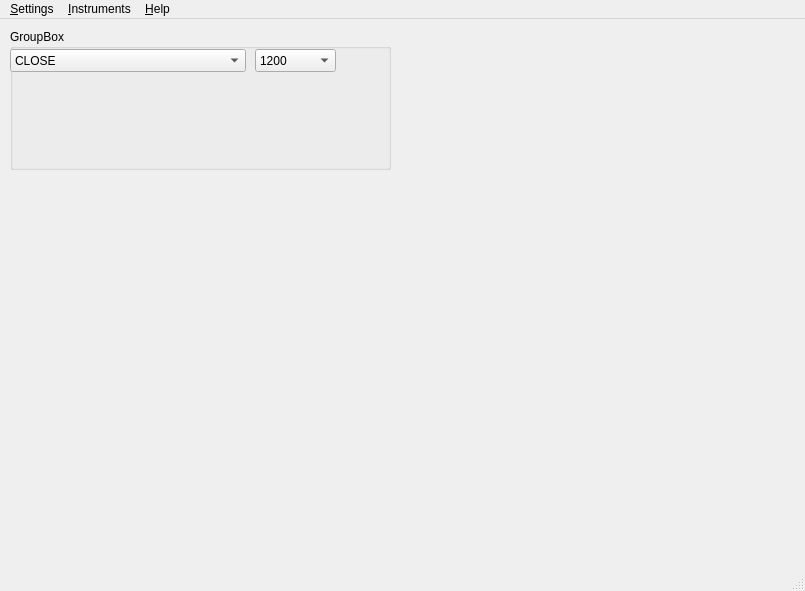
<?xml version="1.0" encoding="UTF-8"?>
<ui version="4.0">
 <class>MainWindow</class>
 <widget class="QMainWindow" name="MainWindow">
  <property name="geometry">
   <rect>
    <x>0</x>
    <y>0</y>
    <width>805</width>
    <height>591</height>
   </rect>
  </property>
  <property name="windowTitle">
   <string>MainWindow</string>
  </property>
  <widget class="QWidget" name="centralwidget">
   <widget class="QGroupBox" name="groupBox">
    <property name="geometry">
     <rect>
      <x>10</x>
      <y>10</y>
      <width>381</width>
      <height>141</height>
     </rect>
    </property>
    <property name="title">
     <string>GroupBox</string>
    </property>
    <widget class="QComboBox" name="comboSpeedPortA">
     <property name="geometry">
      <rect>
       <x>245</x>
       <y>20</y>
       <width>81</width>
       <height>23</height>
      </rect>
     </property>
     <property name="font">
      <font>
       <family>Ubuntu</family>
       <pointsize>9</pointsize>
       <italic>false</italic>
       <bold>false</bold>
       <kerning>true</kerning>
      </font>
     </property>
     <property name="focusPolicy">
      <enum>Qt::FocusPolicy::ClickFocus</enum>
     </property>
     <property name="contextMenuPolicy">
      <enum>Qt::ContextMenuPolicy::NoContextMenu</enum>
     </property>
     <property name="toolTip">
      <string notr="true"/>
     </property>
     <property name="statusTip">
      <string notr="true"/>
     </property>
     <property name="whatsThis">
      <string notr="true"/>
     </property>
     <property name="accessibleName">
      <string notr="true"/>
     </property>
     <property name="accessibleDescription">
      <string notr="true"/>
     </property>
     <property name="editable">
      <bool>false</bool>
     </property>
     <property name="currentText">
      <string notr="true">1200</string>
     </property>
     <property name="placeholderText">
      <string notr="true"/>
     </property>
     <item>
      <property name="text">
       <string>1200</string>
      </property>
     </item>
     <item>
      <property name="text">
       <string>2400</string>
      </property>
     </item>
     <item>
      <property name="text">
       <string>4800</string>
      </property>
     </item>
     <item>
      <property name="text">
       <string>9600</string>
      </property>
     </item>
     <item>
      <property name="text">
       <string>19200</string>
      </property>
     </item>
     <item>
      <property name="text">
       <string>38400</string>
      </property>
     </item>
     <item>
      <property name="text">
       <string>57600</string>
      </property>
     </item>
     <item>
      <property name="text">
       <string>115200</string>
      </property>
     </item>
    </widget>
    <widget class="QComboBox" name="comboSelectPortA">
     <property name="enabled">
      <bool>true</bool>
     </property>
     <property name="geometry">
      <rect>
       <x>0</x>
       <y>20</y>
       <width>236</width>
       <height>23</height>
      </rect>
     </property>
     <property name="font">
      <font>
       <family>Ubuntu</family>
       <pointsize>9</pointsize>
       <bold>false</bold>
       <kerning>true</kerning>
      </font>
     </property>
     <property name="focusPolicy">
      <enum>Qt::FocusPolicy::ClickFocus</enum>
     </property>
     <property name="contextMenuPolicy">
      <enum>Qt::ContextMenuPolicy::CustomContextMenu</enum>
     </property>
     <property name="toolTip">
      <string notr="true"/>
     </property>
     <property name="statusTip">
      <string notr="true"/>
     </property>
     <property name="whatsThis">
      <string notr="true"/>
     </property>
     <property name="accessibleName">
      <string notr="true"/>
     </property>
     <property name="accessibleDescription">
      <string notr="true"/>
     </property>
     <property name="editable">
      <bool>false</bool>
     </property>
     <property name="currentText">
      <string notr="true">CLOSE</string>
     </property>
     <property name="placeholderText">
      <string notr="true"/>
     </property>
     <item>
      <property name="text">
       <string>CLOSE</string>
      </property>
     </item>
    </widget>
   </widget>
  </widget>
  <widget class="QMenuBar" name="menubar">
   <property name="geometry">
    <rect>
     <x>0</x>
     <y>0</y>
     <width>805</width>
     <height>33</height>
    </rect>
   </property>
   <widget class="QMenu" name="menuSettings">
    <property name="title">
     <string>&amp;Settings</string>
    </property>
    <addaction name="actionSetCOM_port"/>
   </widget>
   <widget class="QMenu" name="menuInstruments">
    <property name="title">
     <string>&amp;Instruments</string>
    </property>
    <addaction name="actionDefault_parameters"/>
    <addaction name="actionAutoAddress"/>
   </widget>
   <widget class="QMenu" name="menuHelp">
    <property name="title">
     <string>&amp;Help</string>
    </property>
    <addaction name="action_About"/>
   </widget>
   <addaction name="menuSettings"/>
   <addaction name="menuInstruments"/>
   <addaction name="menuHelp"/>
  </widget>
  <widget class="QStatusBar" name="statusbar">
   <property name="enabled">
    <bool>true</bool>
   </property>
  </widget>
  <action name="actionSetCOM_port">
   <property name="text">
    <string>COM port</string>
   </property>
  </action>
  <action name="actionDefault_parameters">
   <property name="text">
    <string>Default parameters</string>
   </property>
  </action>
  <action name="actionAutoAddress">
   <property name="text">
    <string>AutoAddress</string>
   </property>
  </action>
  <action name="action_About">
   <property name="icon">
    <iconset theme="help-faq"/>
   </property>
   <property name="text">
    <string>&amp;About</string>
   </property>
  </action>
 </widget>
 <resources/>
 <connections/>
</ui>
